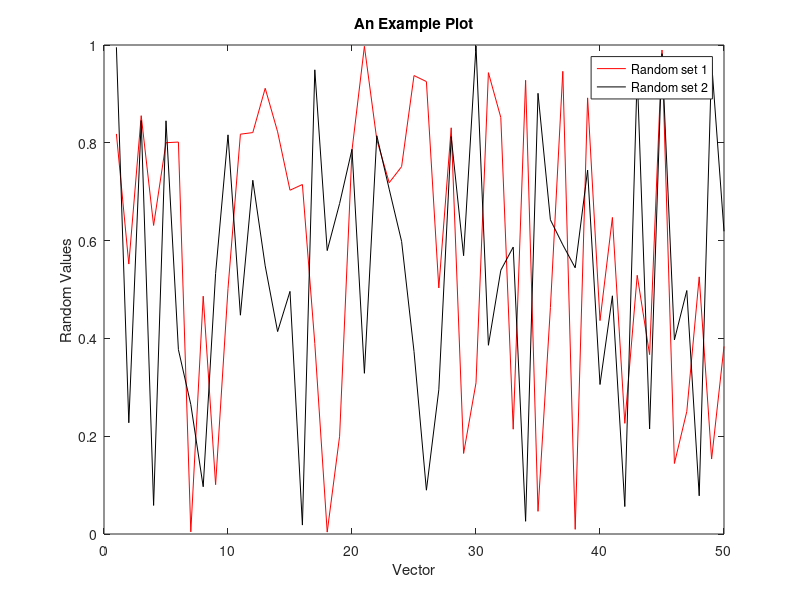

Recreate this plot in MATLAB. (Note: a time limit stopped this script after it produced the figure.)
%% Recap Sesion 1 - Matlab Basics (Sea Level Change, Spring 2020)
% Based on Spring 2019 script
%
% Note, this script must be in your current working directory or located in
% a directory that is included in your matlab environment paths.

clc %clears the command window (or on a mac - cmd k)
clear %clears all previously used variables
close all %closes all open figures

%Information about a function can be obtained by typing help <function
%name> or doc <function name> in the editor.
%e.g., help plot
%e.g., doc plot
%
%Also note, the command doc will open a GUI, allowing you to search the
%Matlab documentation.

%% Vectors or N-dimensional Matrices 
%
clc;
clear;
%Vector example
a = 1:5; %creates an array going from 1 to 50

%2-D Matrix example
b = [1:5 ; 11:15]; %creates a 2x5 array of [ 1  2  3  4  5
%                                           11 12 13 14 15]
%Note, Matlab stores 2-D and higher dimensional arrays in column major order. Thus, the
%above array is stored in memory as [1 11 2 12 3 13 4 14 5 15]. This is
%will become important when optimizing code that indexes through a matrix. 

%% Creating XY Plots - Part 1

clc;
clear;

%generating data
x = 1:50; %creates a vector of numbers going from 1 to 50
y = rand(length(x),1); % creates a vector of 50 random numbers

%plotting
h = figure(); %creates a figures and returns the figure handle (h)
plot(x,y,'-r'); %plots the data as a solid red line
xlabel('Vector');
ylabel('Random Values');
title('An Example Plot');

%% Adding more data to plot - Part 2
y2 = rand(length(x), 1);

% add this new data to the plot
hold on; %tells matlab to plot on the same figure as before
plot(x, y2, '-k'); %plot data as a black line this time 
legend('Random set 1', 'Random set 2'); % create a legend

%saving the plot
print(h, '-dpng', 'sample_plot.png');

%% For loops

clc;
clear;
close all;

x = 1:50; %creates a vector of numbers going from 1 to 50
disp("a")
%1-D arrays
for i=2:+2:length(x)
    disp(x(i));
end

%% 2-D arrays 

clc;
clear;

A = rand(10000,10000); %generates a 10,000x10,000 matrix of random numbers 
[r, c] = size(A);

%A 2-D array can be traversed using 2 nested for loops 
%Here values are read accross columns and then down rows
total = 0;
tic %start timer
for i=1:r
    for j=1:c
        total = total + A(i,j);
    end
end
toc %stop timer
disp(total)

%Here values are read down rows and then across columns
total = 0;
tic
for i=1:c
    for j=1:r
        total = total + A(j,i);
    end
end
toc
disp(total)

% Question:
% Which set of for loops are faster and why?


%% Loading existing data and plot it (Part 1 or 2)
clc;
close all;
clear;

%the folder where you keep your data
datapath = './'; %you will need to change this to your folder
load([datapath 'etopo_ice_15.mat']) % be sure to look at the data
% load(['etopo_ice_15.txt']) % be sure to look at the data


% num1 = size(unique(etopo_15(:,1)));
% num2 = size(unique(etopo_15(:,2)));

%plotting a map of matrices
hh = figure;
% LON = squeeze(reshape(etopo_15(:,1), [num1, num2]));
% LAT = squeeze(reshape(etopo_15(:,2), [num1, num2]));
% % [LON, LAT] = meshgrid(etopo_15(:,1), etopo_15(:,2)); 
% topo_bed = squeeze(reshape(etopo_15(:,3), [num1, num2]));
pcolor(LON, LAT, topo_ice) %plots a color map of the data
% pcolor(etopo_15(:,1), etopo_15(:,2), etopo_15(:,3)) %plots a color map of the data

shading flat %changes the lighting making map visible
axis([230 310 10 60]) %sets the axis limits so we can just view the US
xlabel('\circ Longitude')
ylabel('\circ Latitude')
demcmap([-1000 1000]) % this will not work without the mapping toolbox
cb = colorbar;
ylabel(cb, 'Elevation (m)')


%% Selecting a subset of data (Part 2 or 2)

%i am interested in the Florida peninsula -- let's draw a box around it
fl_lon = [276, 277, 280.5, 280.5, 280,276]; % some longitudes of FL 
fl_lat = [30, 24.5, 25, 27.6, 30.5, 30]; %some latitudes

hold on
plot(fl_lon, fl_lat, '-r') %drawing the box on the map we have created

%inpolygon is a function that checks to see if data is inside a defined
%box
in = inpolygon(LON,LAT,fl_lon,fl_lat); % remember you can type help inpolygon in the editor to get more info
in = double(in); %converts data from logical (true/false) to numbers, allowing for multiplication
in(in==0) = nan; %replace zeros in dataset with NaNs

%using matrix multiplication to eliminate data outside of our area of
%interest
topo_FL = in.*topo_ice;

%plot this
hf = figure;
pcolor(LON, LAT, topo_FL) %plots a color map of the data
shading flat %changes the lighting making map visible
axis([270 290 20 40]) %sets the axis limits 
xlabel('\circ Longitude')
ylabel('\circ Latitude')
demcmap([-1000 1000])
cb = colorbar;
ylabel(cb, 'Elevation (m)')


% let's find out some info about what the elevation of FL peninusula is
dataexists = find(~isnan(topo_FL)); % first find out what data exists (is not a NaN)
abovezero = find(topo_FL >= 0); %now let's look at what data is above zero
above20 = find(topo_FL > 20); % now above 20
above50 = find(topo_FL > 50); % and fifty

%calculate the percent above that level
perc_above_0 = length(abovezero)/length(dataexists)*100;
perc_above_20 = length(above20)/length(dataexists)*100;
perc_above_50 = length(above50)/length(dataexists)*100;
